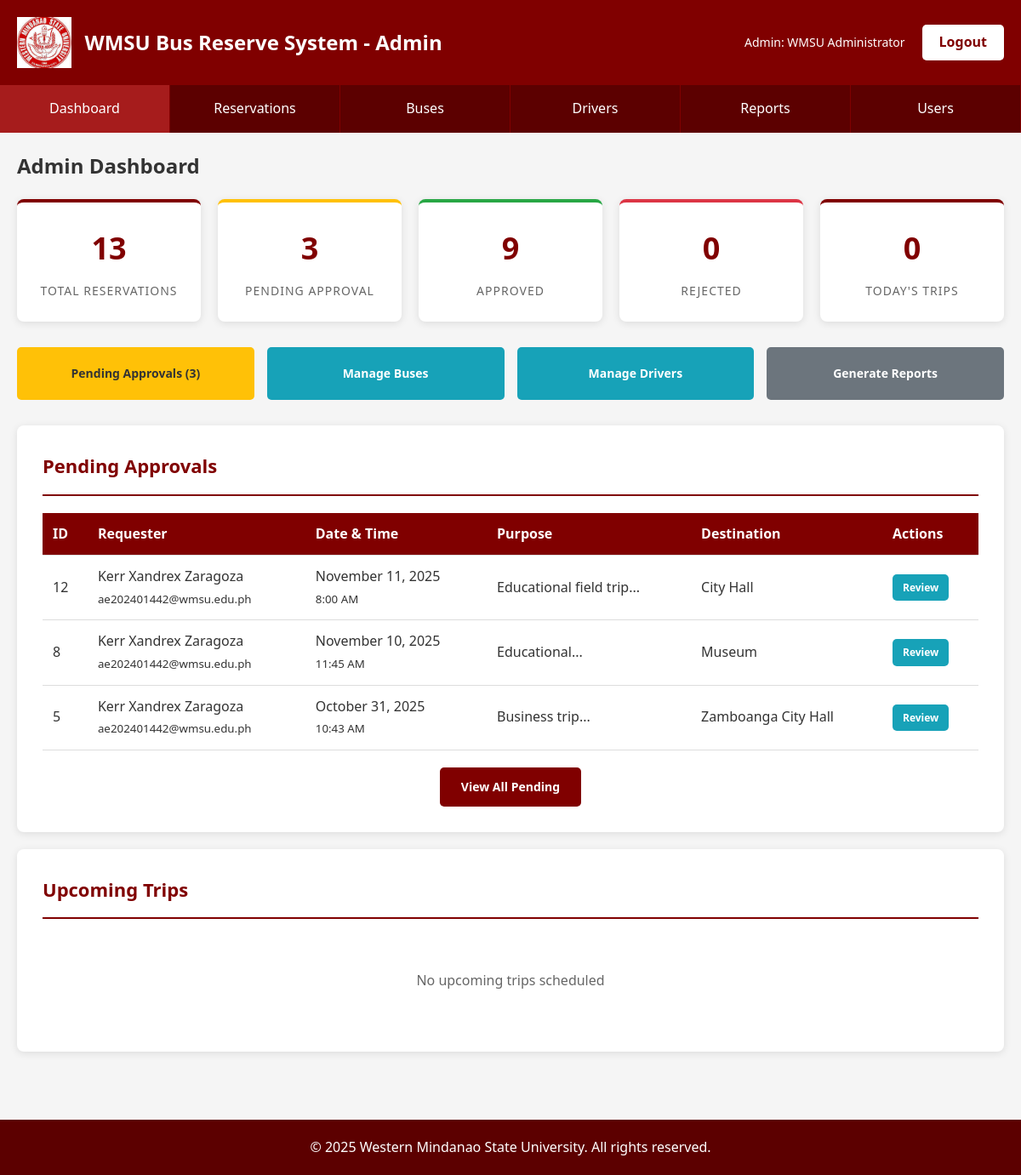
The page /admin/dashboard.php (signed in) on the database its author committed.
### tables this page shows
CREATE TABLE `users` (
  `id` int(11) NOT NULL,
  `first_name` varchar(50) DEFAULT NULL,
  `middle_name` varchar(50) DEFAULT NULL,
  `last_name` varchar(50) DEFAULT NULL,
  `name` varchar(100) NOT NULL,
  `email` varchar(100) NOT NULL,
  `contact_no` varchar(20) DEFAULT NULL,
  `department` varchar(100) DEFAULT NULL,
  `position` varchar(100) DEFAULT NULL,
  `password` varchar(255) NOT NULL,
  `employee_id_image` varchar(255) DEFAULT NULL,
  `employee_id_back_image` varchar(255) DEFAULT NULL,
  `account_status` enum('pending','approved','rejected') DEFAULT 'pending',
  `email_verified` tinyint(1) DEFAULT 0,
  `email_verified_at` timestamp NULL DEFAULT NULL,
  `verification_token` varchar(64) DEFAULT NULL,
  `verification_expires` datetime DEFAULT NULL,
  `approved_by_admin` int(11) DEFAULT NULL,
  `approved_at` timestamp NULL DEFAULT NULL,
  `rejection_reason` text DEFAULT NULL,
  `role` enum('student','employee','teacher','admin') DEFAULT 'student',
  `created_at` timestamp NOT NULL DEFAULT current_timestamp()
);

CREATE TABLE `reservations` (
  `id` int(11) NOT NULL,
  `user_id` int(11) NOT NULL,
  `bus_id` int(11) DEFAULT NULL,
  `driver_id` int(11) DEFAULT NULL,
  `purpose` text NOT NULL,
  `destination` varchar(255) NOT NULL,
  `reservation_date` date NOT NULL,
  `return_date` date DEFAULT NULL,
  `reservation_time` time NOT NULL,
  `return_time` time DEFAULT NULL,
  `passenger_count` int(11) DEFAULT 1,
  `status` enum('pending','approved','rejected','cancelled') DEFAULT 'pending',
  `admin_remarks` text DEFAULT NULL,
  `approved_by` int(11) DEFAULT NULL,
  `approved_at` timestamp NULL DEFAULT NULL,
  `reminder_sent` tinyint(1) DEFAULT 0,
  `created_at` timestamp NOT NULL DEFAULT current_timestamp()
);

### includes/functions.php (called while the page is built, shortened)
<?php
function get_logged_user() {
    $db = new Database();
    $conn = $db->connect();
    $stmt = $conn->prepare("SELECT * FROM users WHERE id = :id");
    $stmt->bindParam(':id', $_SESSION['user_id']);
    $stmt->execute();
    return $stmt->fetch();
}
function format_date($date) {
    return date('F d, Y', strtotime($date));
}
function format_time($time) {
    return date('g:i A', strtotime($time));
}
?>

### admin/dashboard.php (the view, shortened to what this page needs)
<?php
require_once '../includes/functions.php';
$user = get_logged_user();
$db = new Database();
$conn = $db->connect();
$stmt = $conn->prepare("SELECT
    COUNT(*) as total,
    SUM(CASE WHEN status = 'pending' THEN 1 ELSE 0 END) as pending,
    SUM(CASE WHEN status = 'approved' THEN 1 ELSE 0 END) as approved,
    SUM(CASE WHEN status = 'rejected' THEN 1 ELSE 0 END) as rejected,
    SUM(CASE WHEN status = 'cancelled' THEN 1 ELSE 0 END) as cancelled
    FROM reservations");
$stmt->execute();
$stats = $stmt->fetch();
$stmt = $conn->prepare("SELECT COUNT(*) as today_count FROM reservations
                        WHERE reservation_date = CURDATE()
                        AND status = 'approved'");
$stmt->execute();
$today_stats = $stmt->fetch();
$stmt = $conn->prepare("SELECT r.*, u.name as user_name, u.email, u.contact_no,
                        b.bus_name, b.plate_no, d.name as driver_name
                        FROM reservations r
                        LEFT JOIN users u ON r.user_id = u.id
                        LEFT JOIN buses b ON r.bus_id = b.id
                        LEFT JOIN drivers d ON r.driver_id = d.id
                        WHERE r.reservation_date >= CURDATE()
                        AND r.status = 'approved'
                        ORDER BY r.reservation_date ASC, r.reservation_time ASC
                        LIMIT 5");
$stmt->execute();
$upcoming = $stmt->fetchAll();
$stmt = $conn->prepare("SELECT r.*, u.name as user_name, u.email, u.contact_no
                        FROM reservations r
                        LEFT JOIN users u ON r.user_id = u.id
                        WHERE r.status = 'pending'
                        ORDER BY r.created_at DESC
                        LIMIT 5");
$stmt->execute();
$pending = $stmt->fetchAll();
?>
<!DOCTYPE html>
<html lang="en">
<head>
    <link rel="stylesheet" href="../css/main.css">
</head>
<body>
    <header>
        <div class="header-content">
            <div class="logo-section">
                <img src="../images/wmsu.png" alt="WMSU Logo">
                <h1><?php echo SITE_NAME; ?> - Admin</h1>
            </div>
            <div class="user-info">
                <span class="user-name">Admin: <?php echo htmlspecialchars($user['name']); ?></span>
                <a href="../logout.php" class="logout-btn">Logout</a>
            </div>
        </div>
    </header>
    <nav class="nav">
        <ul>
            <li><a href="dashboard.php" class="active">Dashboard</a></li>
            <li><a href="reservations.php">Reservations</a></li>
            <li><a href="buses.php">Buses</a></li>
            <li><a href="drivers.php">Drivers</a></li>
            <li><a href="reports.php">Reports</a></li>
            <li><a href="users.php">Users</a></li>
        </ul>
    </nav>
    <div class="container">
        <h2 style="margin-bottom: 20px;">Admin Dashboard</h2>
        <div class="stats-grid">
            <div class="stat-card">
                <h3><?php echo $stats['total']; ?></h3>
                <p>Total Reservations</p>
            </div>
            <div class="stat-card pending">
                <h3><?php echo $stats['pending']; ?></h3>
                <p>Pending Approval</p>
            </div>
            <div class="stat-card approved">
                <h3><?php echo $stats['approved']; ?></h3>
                <p>Approved</p>
            </div>
            <div class="stat-card rejected">
                <h3><?php echo $stats['rejected']; ?></h3>
                <p>Rejected</p>
            </div>
            <div class="stat-card">
                <h3><?php echo $today_stats['today_count']; ?></h3>
                <p>Today's Trips</p>
            </div>
        </div>
        <div class="quick-actions">
            <a href="reservations.php?status=pending" class="btn btn-warning" style="padding: 20px;">
                <strong>Pending Approvals (<?php echo $stats['pending']; ?>)</strong>
            </a>
            <a href="buses.php" class="btn btn-info" style="padding: 20px;">
                <strong>Manage Buses</strong>
            </a>
            <a href="drivers.php" class="btn btn-info" style="padding: 20px;">
                <strong>Manage Drivers</strong>
            </a>
            <a href="reports.php" class="btn btn-secondary" style="padding: 20px;">
                <strong>Generate Reports</strong>
            </a>
        </div>
        <?php if (count($pending) > 0): ?>
        <div class="card">
            <div class="card-header">
                <h2>Pending Approvals</h2>
            </div>
            <table class="table">
                <thead>
                    <tr>
                        <th>ID</th>
                        <th>Requester</th>
                        <th>Date & Time</th>
                        <th>Purpose</th>
                        <th>Destination</th>
                        <th>Actions</th>
                    </tr>
                </thead>
                <tbody>
                    <?php foreach ($pending as $res): ?>
                    <tr>
                        <td><?php echo $res['id']; ?></td>
                        <td>
                            <?php echo htmlspecialchars($res['user_name']); ?><br>
                            <small><?php echo htmlspecialchars($res['email']); ?></small>
                        </td>
                        <td>
                            <?php echo format_date($res['reservation_date']); ?><br>
                            <small><?php echo format_time($res['reservation_time']); ?></small>
                        </td>
                        <td><?php echo htmlspecialchars(substr($res['purpose'], 0, 40)) . '...'; ?></td>
                        <td>
                            <?php echo htmlspecialchars($res['destination']); ?>
                        </td>
                        <td>
                            <a href="reservations.php?view=<?php echo $res['id']; ?>" class="btn btn-info" style="font-size: 12px; padding: 6px 12px;">Review</a>
                        </td>
                    </tr>
                    <?php endforeach; ?>
                </tbody>
            </table>
            <div style="text-align: center; margin-top: 20px;">
                <a href="reservations.php?status=pending" class="btn btn-primary">View All Pending</a>
            </div>
        </div>
        <?php endif; ?>
        <div class="card">
            <div class="card-header">
                <h2>Upcoming Trips</h2>
            </div>
            <?php if (count($upcoming) > 0): ?>
                <table class="table">
                    <thead>
                        <tr>
                            <th>Date & Time</th>
                            <th>Requester</th>
                            <th>Purpose</th>
                            <th>Destination</th>
                            <th>Bus</th>
                            <th>Driver</th>
                            <th>Passengers</th>
                        </tr>
                    </thead>
                    <tbody>
                        <?php foreach ($upcoming as $res): ?>
                        <tr>
                            <td>
                                <?php echo format_date($res['reservation_date']); ?><br>
                                <small><?php echo format_time($res['reservation_time']); ?></small>
                                <?php if ($res['return_date']): ?>
                                    <br><small style="color: #666;">🔄 Return: <?php echo format_date($res['return_date']); ?> <?php echo format_time($res['return_time']); ?></small>
                                <?php endif; ?>
                            </td>
                            <td>
                                <?php echo htmlspecialchars($res['user_name']); ?><br>
                                <small><?php echo htmlspecialchars($res['contact_no']); ?></small>
                            </td>
                            <td><?php echo htmlspecialchars(substr($res['purpose'], 0, 40)) . '...'; ?></td>
                            <td> <?php echo htmlspecialchars($res['destination']); ?></td>
                            <td><?php echo htmlspecialchars($res['bus_name']); ?></td>
                            <td><?php echo htmlspecialchars($res['driver_name'] ?: 'Not assigned'); ?></td>
                            <td><?php echo $res['passenger_count']; ?></td>
                        </tr>
                        <?php endforeach; ?>
                    </tbody>
                </table>
                <div style="text-align: center; margin-top: 20px;">
                    <a href="reservations.php?status=approved" class="btn btn-secondary">View All Approved</a>
                </div>
            <?php else: ?>
                <div style="text-align: center; padding: 40px; color: #666;">
                    <p>No upcoming trips scheduled</p>
                </div>
            <?php endif; ?>
        </div>
    </div>
    <footer>
        <p>&copy; <?php echo date('Y'); ?> Western Mindanao State University. All rights reserved.</p>
    </footer>
</body>
</html>

### css/main.css (style rules this page uses)
:root { --wmsu-maroon: #800000; --wmsu-maroon-dark: #5c0000; --wmsu-maroon-light: #a61c1c; --wmsu-white: #ffffff; --wmsu-gray: #f5f5f5; --wmsu-gray-dark: #333333; --success-green: #28a745; --warning-yellow: #ffc107; --danger-red: #dc3545; --info-blue: #17a2b8; }
* { margin: 0; padding: 0; box-sizing: border-box; }
body { font-family: 'Segoe UI', Tahoma, Geneva, Verdana, sans-serif; background: var(--wmsu-gray); color: var(--wmsu-gray-dark); line-height: 1.6; }
.container { max-width: 1200px; margin: 0 auto; padding: 20px; }
header { background: var(--wmsu-maroon); color: var(--wmsu-white); padding: 20px 0; box-shadow: 0 2px 5px rgba(0,0,0,0.1); }
.header-content { max-width: 1200px; margin: 0 auto; padding: 0 20px; display: flex; justify-content: space-between; align-items: center; }
.logo-section { display: flex; align-items: center; gap: 15px; }
.logo-section img { height: 60px; width: auto; }
.logo-section h1 { font-size: 24px; font-weight: 600; }
.user-info { display: flex; align-items: center; gap: 20px; }
.user-name { font-size: 14px; }
.logout-btn { background: var(--wmsu-white); color: var(--wmsu-maroon); padding: 8px 20px; text-decoration: none; border-radius: 5px; font-weight: 600; transition: all 0.3s ease; }
.nav { background: var(--wmsu-maroon-dark); padding: 0; }
.nav ul { list-style: none; display: flex; max-width: 1200px; margin: 0 auto; padding: 0; }
.nav li { flex: 1; }
.nav a { display: block; color: var(--wmsu-white); text-decoration: none; padding: 15px 20px; text-align: center; transition: background 0.3s ease; border-right: 1px solid var(--wmsu-maroon); }
.nav a:hover, .nav a.active { background: var(--wmsu-maroon-light); }
.card { background: var(--wmsu-white); border-radius: 8px; padding: 30px; margin-bottom: 20px; box-shadow: 0 2px 10px rgba(0,0,0,0.1); }
.card-header { border-bottom: 2px solid var(--wmsu-maroon); padding-bottom: 15px; margin-bottom: 20px; }
.card-header h2 { color: var(--wmsu-maroon); font-size: 22px; }
.btn { padding: 12px 25px; border: none; border-radius: 5px; cursor: pointer; font-size: 14px; font-weight: 600; text-decoration: none; display: inline-block; transition: all 0.3s ease; text-align: center; }
.btn-primary { background: var(--wmsu-maroon); color: var(--wmsu-white); }
.btn-warning { background: var(--warning-yellow); color: var(--wmsu-gray-dark); }
.btn-info { background: var(--info-blue); color: var(--wmsu-white); }
.btn-secondary { background: #6c757d; color: var(--wmsu-white); }
.table { width: 100%; border-collapse: collapse; margin-top: 20px; }
.table th, .table td { padding: 12px; text-align: left; border-bottom: 1px solid #ddd; }
.table th { background: var(--wmsu-maroon); color: var(--wmsu-white); font-weight: 600; }
footer { background: var(--wmsu-maroon-dark); color: var(--wmsu-white); text-align: center; padding: 20px 0; margin-top: 40px; }

### admin/dashboard.php (style rules this page uses)
.stats-grid { display: grid; grid-template-columns: repeat(auto-fit, minmax(200px, 1fr)); gap: 20px; margin-bottom: 30px; }
.stat-card { background: white; padding: 25px; border-radius: 8px; box-shadow: 0 2px 10px rgba(0,0,0,0.1); text-align: center; border-top: 4px solid var(--wmsu-maroon); }
.stat-card.pending { border-top-color: var(--warning-yellow); }
.stat-card.approved { border-top-color: var(--success-green); }
.stat-card.rejected { border-top-color: var(--danger-red); }
.stat-card h3 { font-size: 36px; color: var(--wmsu-maroon); margin-bottom: 10px; }
.stat-card p { color: #666; font-size: 14px; text-transform: uppercase; letter-spacing: 1px; }
.quick-actions { display: grid; grid-template-columns: repeat(auto-fit, minmax(250px, 1fr)); gap: 15px; margin-bottom: 30px; }

### rows shown on the page
users: name "WMSU Administrator"
reservations: id "12", user.name "Kerr Xandrex Zaragoza", user.email "ae202401442@wmsu.edu.ph", reservation_date "November 11, 2025", reservation_time "8:00 AM", purpose "Educational field trip", destination "City Hall"
reservations: id "8", user.name "Kerr Xandrex Zaragoza", user.email "ae202401442@wmsu.edu.ph", reservation_date "November 10, 2025", reservation_time "11:45 AM", purpose "Educational", destination "Museum"
reservations: id "5", user.name "Kerr Xandrex Zaragoza", user.email "ae202401442@wmsu.edu.ph", reservation_date "October 31, 2025", reservation_time "10:43 AM", purpose "Business trip", destination "Zamboanga City Hall"

### other values the page prints
SITE_NAME "WMSU Bus Reserve System"
$stats['total'] "13"
$stats['pending'] "3"
$stats['approved'] "9"
$stats['rejected'] "0"
$today_stats['today_count'] "0"
